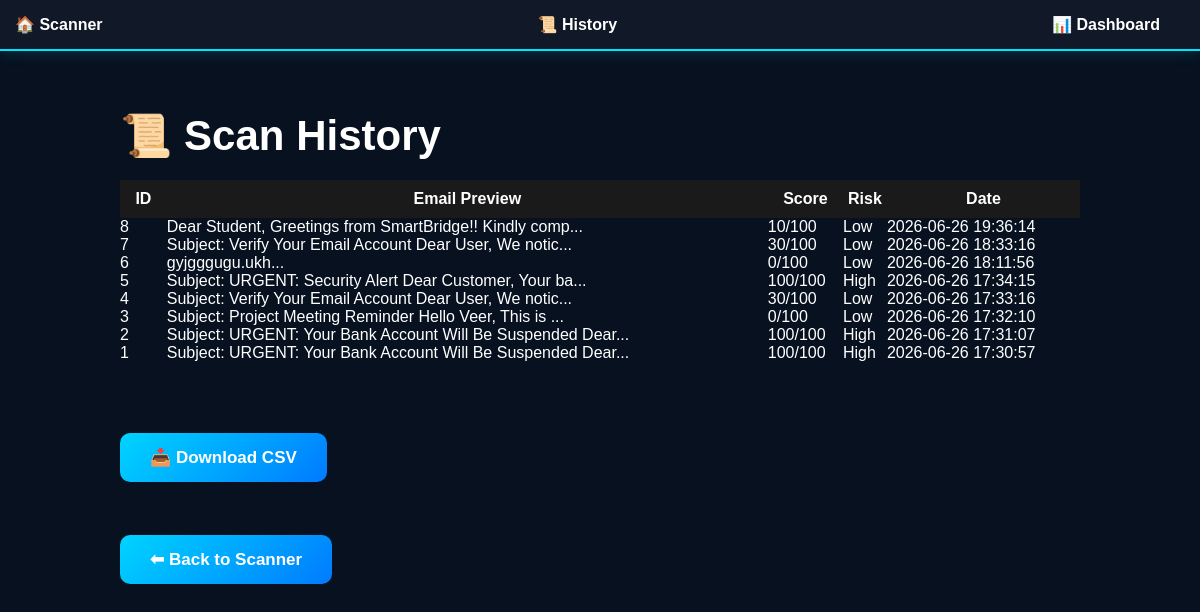
The app's page /history with its own data.
### tables this page shows
CREATE TABLE scan_history (
        id INTEGER PRIMARY KEY AUTOINCREMENT,
        email TEXT,
        url TEXT,
        score INTEGER,
        risk TEXT,
        scan_time TIMESTAMP DEFAULT CURRENT_TIMESTAMP
    );

### app.py (the view)
@app.route("/history")
def history():
    scans = get_all_scans()
    return render_template(
        "history.html",
        scans=scans
    )

### database/database.py (called while the page is built)
def get_all_scans():
    conn = sqlite3.connect("database/phishguard.db")
    cursor = conn.cursor()
    cursor.execute("""
    SELECT id, email, score, risk, scan_time
FROM scan_history
ORDER BY id DESC
    """)
    scans = cursor.fetchall()
    conn.close()
    return scans

### templates/history.html (shortened to what this page needs)
<!DOCTYPE html>
<html>
<head>
    <link rel="stylesheet" href="{{ url_for('static', filename='style.css') }}">
</head>
<body>
<nav style="background:#111827;padding:15px;border-bottom:2px solid #00e5ff;margin-bottom:20px;">
<a href="/" style="color:white;text-decoration:none;margin-right:25px;font-weight:bold;">
🏠 Scanner
</a>
<a href="/history" style="color:white;text-decoration:none;margin-right:25px;font-weight:bold;">
📜 History
</a>
<a href="/dashboard" style="color:white;text-decoration:none;font-weight:bold;">
📊 Dashboard
</a>
</nav>
<div class="container">
    <h1>📜 Scan History</h1>
    {% if scans %}
    <table style="width:100%; border-collapse:collapse; margin-top:20px;">
        <tr style="background:#1a1a1a;">
            <th style="padding:10px;">ID</th>
            <th>Email Preview</th>
            <th>Score</th>
            <th>Risk</th>
            <th>Date</th>
        </tr>
        {% for scan in scans %}
        <tr>
            <td>{{ scan[0] }}</td>
            <td>{{ scan[1][:60] }}...</td>
            <td>{{ scan[2] }}/100</td>
            <td>{{ scan[3] }}</td>
            <td>{{ scan[4] }}</td>
        </tr>
        {% endfor %}
    </table>
    {% else %}
    <h3>No scans found.</h3>
    {% endif %}
    <br><br>
<a href="/download-csv">
    <button>📥 Download CSV</button>
</a>
<br><br>
    <a href="/">
        <button>⬅ Back to Scanner</button>
    </a>
</div>
</body>
</html>

### static/style.css (style rules this page uses)
* { margin:0; padding:0; box-sizing:border-box; }
body { background:#07111f; font-family:Arial; color:white; }
nav { display:flex; justify-content:space-between; align-items:center; padding:20px 60px; background:#0b1b30; }
.container { width:80%; margin:auto; margin-top:60px; }
h1 { font-size:42px; margin-bottom:15px; }
button { margin-top:35px; padding:18px; background:#00ffd5; font-size:18px; border:none; border-radius:10px; cursor:pointer; font-weight:bold; }
nav { background:#0b1220; padding:16px 30px; display:flex; justify-content:space-between; align-items:center; border-bottom:2px solid #00e5ff; box-shadow:0 0 15px rgba(0,229,255,.2); }
nav a { color:white; text-decoration:none; font-weight:bold; margin-right:25px; transition:.3s; }
button { background: linear-gradient(135deg,#00d4ff,#007bff); color: white; border: none; border-radius: 10px; padding: 14px 30px; font-size: 17px; font-weight: bold; cursor: pointer; transition: 0.3s; }

### records on screen
scan_history: id "8", email "Dear Student, Greetings from SmartBridge!! Kindly comp", score "10", risk "Low", scan_time "2026-06-26 19:36:14"
scan_history: id "7", email "Subject: Verify Your Email Account Dear User, We notic", score "30", risk "Low", scan_time "2026-06-26 18:33:16"
scan_history: id "6", email "gyjgggugu.ukh", score "0", risk "Low", scan_time "2026-06-26 18:11:56"
scan_history: id "5", email "Subject: URGENT: Security Alert Dear Customer, Your ba", score "100", risk "High", scan_time "2026-06-26 17:34:15"
scan_history: id "4", email "Subject: Verify Your Email Account Dear User, We notic", score "30", risk "Low", scan_time "2026-06-26 17:33:16"
scan_history: id "3", email "Subject: Project Meeting Reminder Hello Veer, This is", score "0", risk "Low", scan_time "2026-06-26 17:32:10"
scan_history: id "2", email "Subject: URGENT: Your Bank Account Will Be Suspended Dear", score "100", risk "High", scan_time "2026-06-26 17:31:07"
scan_history: id "1", email "Subject: URGENT: Your Bank Account Will Be Suspended Dear", score "100", risk "High", scan_time "2026-06-26 17:30:57"
